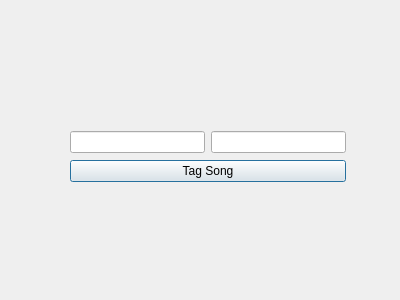
<?xml version="1.0" encoding="UTF-8"?>
<ui version="4.0">
 <class>tag_song</class>
 <widget class="QDialog" name="tag_song">
  <property name="geometry">
   <rect>
    <x>0</x>
    <y>0</y>
    <width>400</width>
    <height>300</height>
   </rect>
  </property>
  <property name="windowTitle">
   <string>Song Tagger</string>
  </property>
  <widget class="QWidget" name="">
   <property name="geometry">
    <rect>
     <x>70</x>
     <y>130</y>
     <width>276</width>
     <height>53</height>
    </rect>
   </property>
   <layout class="QVBoxLayout" name="verticalLayout">
    <item>
     <layout class="QHBoxLayout" name="horizontalLayout">
      <item>
       <widget class="QLineEdit" name="song_name">
        <property name="styleSheet">
         <string notr="true"/>
        </property>
       </widget>
      </item>
      <item>
       <widget class="QLineEdit" name="artist_name">
        <property name="styleSheet">
         <string notr="true"/>
        </property>
       </widget>
      </item>
     </layout>
    </item>
    <item>
     <widget class="QPushButton" name="tag_action">
      <property name="text">
       <string>Tag Song</string>
      </property>
     </widget>
    </item>
   </layout>
  </widget>
  <zorder>song_name</zorder>
  <zorder>artist_name</zorder>
  <zorder>artist_name</zorder>
  <zorder>tag_action</zorder>
  <zorder>artist_name</zorder>
 </widget>
 <resources/>
 <connections/>
</ui>
